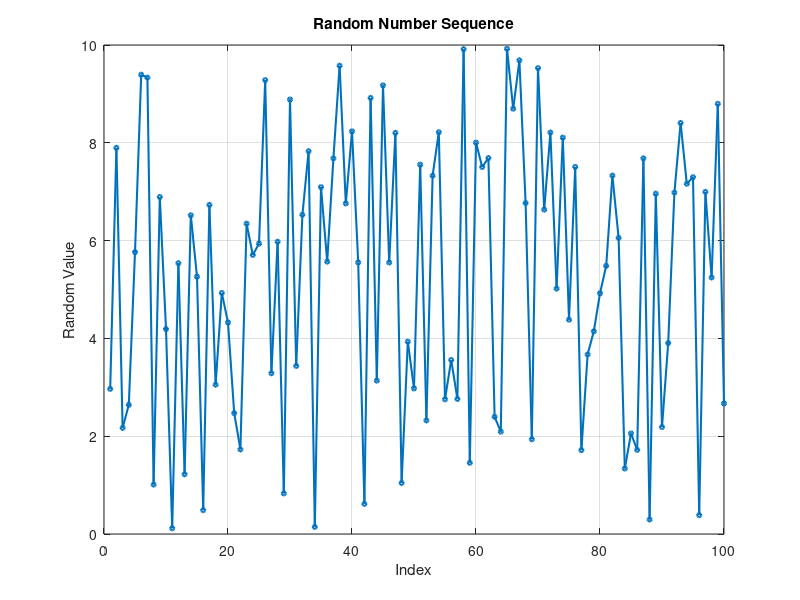

This chart was generated by the following MATLAB code:
% Parameters
num_points = 100;  % Number of random points to generate
min_value = 0;     % Minimum value for the random numbers
max_value = 10;    % Maximum value for the random numbers

% Generate a sequence of random numbers
random_sequence = min_value + (max_value - min_value) * rand(1, num_points);

% Plot the random sequence as a line graph
figure;
plot(random_sequence, '-o', 'LineWidth', 1.5, 'MarkerSize', 3);
title('Random Number Sequence');
xlabel('Index');
ylabel('Random Value');
grid on;